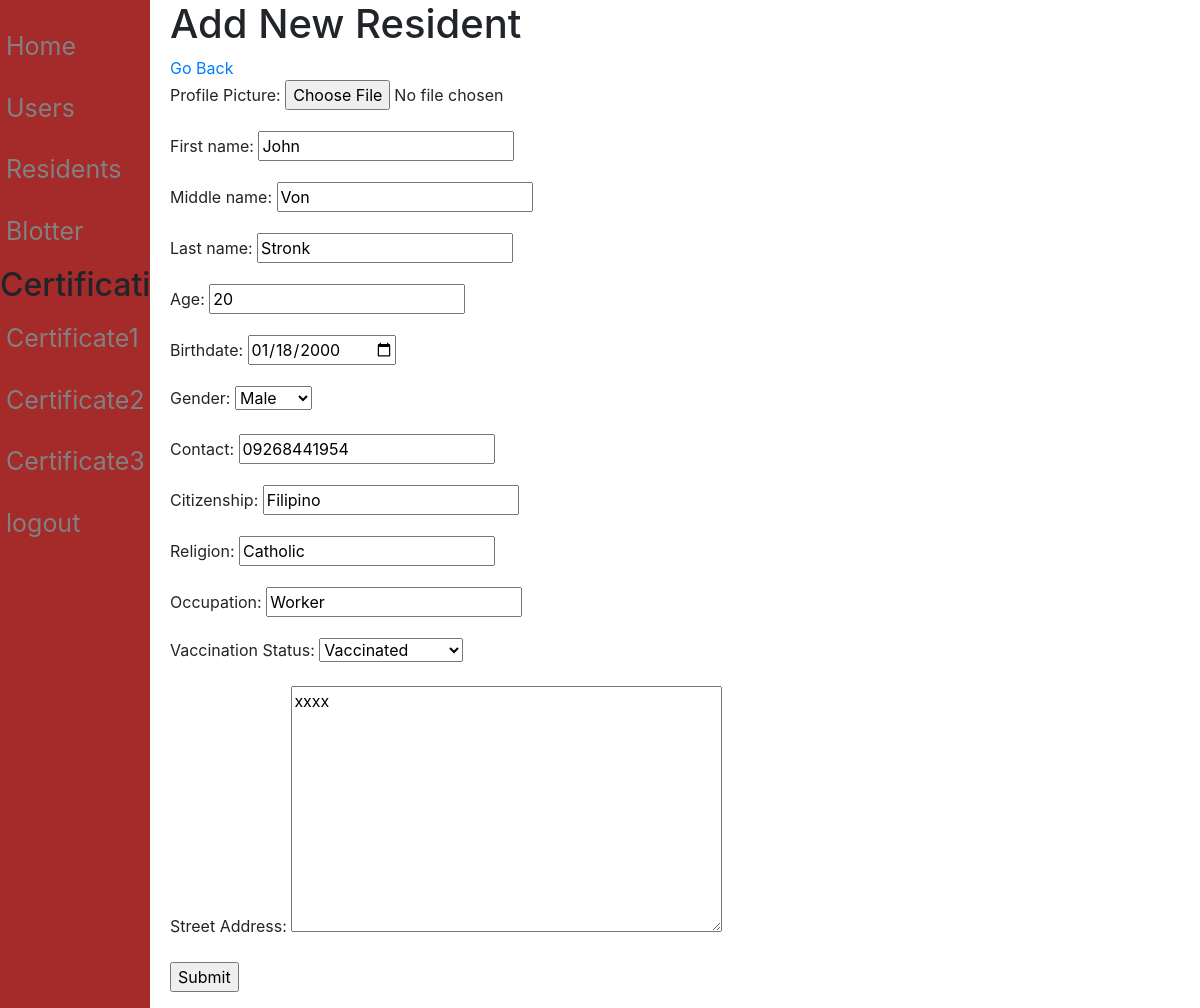
The app's page /resident_update/15/ with its own data.
### Resident/models.py (models this page shows)
class Resident (models.Model):
    pic = models.ImageField(null=True, blank = True, verbose_name="Profile Picture")
    First_name = models.CharField(max_length=50)
    Last_name = models.CharField(max_length=50)
    Middle_name = models.CharField(max_length=50)
    Age = models.IntegerField()
    Birthdate = models.DateField(auto_now_add=False, auto_now=False)
    Gender_choices = (
        ('Male','Male'),
        ('Female','Female')
        )
    Gender = models.CharField(max_length=100, choices=Gender_choices, default = "Not Specified")
    Contact = models.CharField(max_length=11)
    Citizenship = models.CharField(max_length=100)
    Religion = models.CharField(max_length=100)
    Occupation = models.CharField(max_length=100)
    Vac_choices = (
        ('Vaccinated','Vaccinated'),
        ('Non-Vaccinated','Non-Vaccinated')
    )
    Vaccination = models.CharField(max_length=100, choices = Vac_choices, verbose_name="Vaccination Status", default="")
    Address = models.TextField(max_length=250, verbose_name="Street Address")
    created_date = models.DateTimeField(auto_now_add=True)
    modified_date = models.DateTimeField(auto_now=True)

### Resident/views.py (the view)
def Update_resident(request, pk):
    resident_obj = Resident.objects.get(id = pk)
    form = Resident_Form(instance = resident_obj)
    if request.method == "POST":
        form = Resident_Form(request.POST, request.FILES, instance = resident_obj)
        if form.is_valid():
            form.save()
            messages.success(request, "Resident has been modified")
            return redirect('/residents/')
    context = {
        'form' : form
    }
    return render(request,"profile_form.html",context = context)

### Resident/forms.py
class Resident_Form(forms.ModelForm):
    class Meta:
        widgets = {
            'Birthdate' : DateInput()
        }
        model = Resident
        fields = [
            'pic',
            'First_name',
            'Middle_name',
            'Last_name',
            'Age',
            'Birthdate',
            'Gender',
            'Contact',
            'Citizenship',
            'Religion',
            'Occupation',
            'Vaccination',
            'Address',
        ]

### templates/profile_form.html (shortened to what this page needs)
{% extends 'base.html' %}
{% block content %}
<h1>Add New Resident</h1>
<a href = "{{request.META.HTTP_REFERER}}">Go Back</a>
<form enctype="multipart/form-data" method = "POST" action="">
    {{ form.as_p }}
    <input type = "submit" name = "Submit" onclick = "">
</form>
{% endblock content %}

### records on screen
Resident: First_name "John", Middle_name "Von", Last_name "Stronk", Age "20", Birthdate "01/18/2000", Gender "Male", Contact "09268441954", Citizenship "Filipino", Religion "Catholic", Occupation "Worker", Vaccination "Vaccinated", Address "xxxx"
